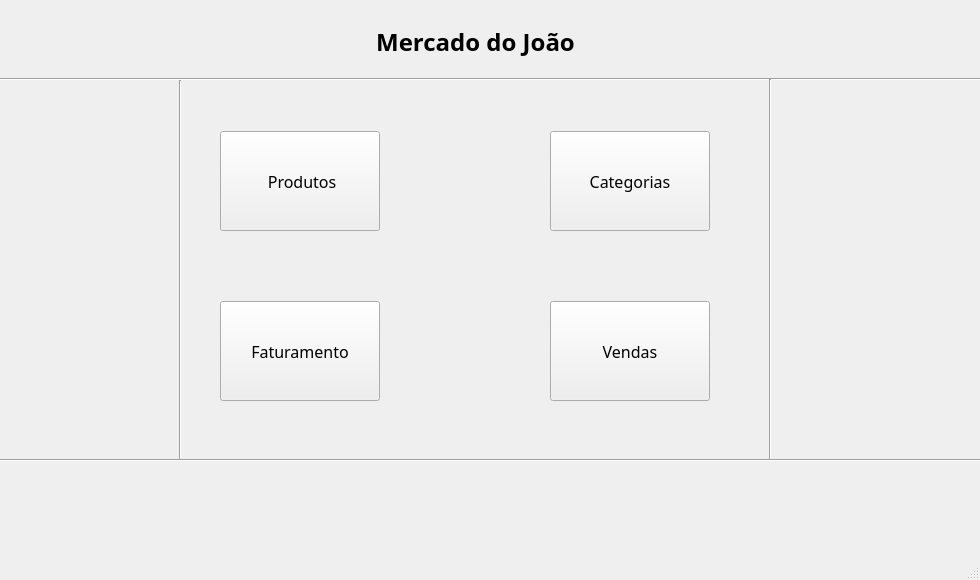
<?xml version="1.0" encoding="UTF-8"?>
<ui version="4.0">
 <class>MainWindow</class>
 <widget class="QMainWindow" name="MainWindow">
  <property name="geometry">
   <rect>
    <x>0</x>
    <y>0</y>
    <width>980</width>
    <height>580</height>
   </rect>
  </property>
  <property name="minimumSize">
   <size>
    <width>980</width>
    <height>580</height>
   </size>
  </property>
  <property name="maximumSize">
   <size>
    <width>980</width>
    <height>580</height>
   </size>
  </property>
  <property name="windowTitle">
   <string>MainWindow</string>
  </property>
  <widget class="QWidget" name="centralwidget">
   <widget class="QToolButton" name="btn_products_save">
    <property name="geometry">
     <rect>
      <x>550</x>
      <y>301</y>
      <width>160</width>
      <height>100</height>
     </rect>
    </property>
    <property name="font">
     <font>
      <family>Droid Sans</family>
      <pointsize>12</pointsize>
     </font>
    </property>
    <property name="cursor">
     <cursorShape>PointingHandCursor</cursorShape>
    </property>
    <property name="toolTip">
     <string>Salvar</string>
    </property>
    <property name="accessibleName">
     <string>btn_products_save</string>
    </property>
    <property name="text">
     <string extracomment="Salvar">Vendas</string>
    </property>
    <property name="icon">
     <iconset resource="../resources_rc.qrc">
      <normaloff>:/sales_icon.png</normaloff>:/sales_icon.png</iconset>
    </property>
    <property name="iconSize">
     <size>
      <width>64</width>
      <height>64</height>
     </size>
    </property>
    <property name="shortcut">
     <string>Ctrl+V</string>
    </property>
    <property name="toolButtonStyle">
     <enum>Qt::ToolButtonTextUnderIcon</enum>
    </property>
   </widget>
   <widget class="QToolButton" name="btn_products_delete">
    <property name="geometry">
     <rect>
      <x>220</x>
      <y>131</y>
      <width>160</width>
      <height>100</height>
     </rect>
    </property>
    <property name="font">
     <font>
      <family>Droid Sans</family>
      <pointsize>12</pointsize>
      <weight>50</weight>
      <bold>false</bold>
      <strikeout>false</strikeout>
      <stylestrategy>PreferDefault</stylestrategy>
      <kerning>true</kerning>
     </font>
    </property>
    <property name="cursor">
     <cursorShape>PointingHandCursor</cursorShape>
    </property>
    <property name="toolTip">
     <string>Deletar</string>
    </property>
    <property name="accessibleName">
     <string>btn_products_delete</string>
    </property>
    <property name="layoutDirection">
     <enum>Qt::LeftToRight</enum>
    </property>
    <property name="autoFillBackground">
     <bool>false</bool>
    </property>
    <property name="text">
     <string extracomment="Deletar"> Produtos</string>
    </property>
    <property name="icon">
     <iconset resource="../resources_rc.qrc">
      <normaloff>:/products_icon.png</normaloff>:/products_icon.png</iconset>
    </property>
    <property name="iconSize">
     <size>
      <width>64</width>
      <height>64</height>
     </size>
    </property>
    <property name="shortcut">
     <string/>
    </property>
    <property name="checkable">
     <bool>false</bool>
    </property>
    <property name="toolButtonStyle">
     <enum>Qt::ToolButtonTextUnderIcon</enum>
    </property>
   </widget>
   <widget class="Line" name="hline1">
    <property name="geometry">
     <rect>
      <x>0</x>
      <y>450</y>
      <width>991</width>
      <height>20</height>
     </rect>
    </property>
    <property name="accessibleName">
     <string>hline1</string>
    </property>
    <property name="orientation">
     <enum>Qt::Horizontal</enum>
    </property>
   </widget>
   <widget class="QSplitter" name="splitter">
    <property name="geometry">
     <rect>
      <x>10</x>
      <y>1</y>
      <width>0</width>
      <height>0</height>
     </rect>
    </property>
    <property name="orientation">
     <enum>Qt::Vertical</enum>
    </property>
   </widget>
   <widget class="QToolButton" name="btn_products_back">
    <property name="geometry">
     <rect>
      <x>550</x>
      <y>131</y>
      <width>160</width>
      <height>100</height>
     </rect>
    </property>
    <property name="font">
     <font>
      <family>Droid Sans</family>
      <pointsize>12</pointsize>
     </font>
    </property>
    <property name="cursor">
     <cursorShape>PointingHandCursor</cursorShape>
    </property>
    <property name="toolTip">
     <string extracomment="Voltar">Voltar</string>
    </property>
    <property name="accessibleName">
     <string>btn_products_back</string>
    </property>
    <property name="text">
     <string extracomment="Voltar">Categorias</string>
    </property>
    <property name="icon">
     <iconset resource="../resources_rc.qrc">
      <normaloff>:/categories_icon.png</normaloff>:/categories_icon.png</iconset>
    </property>
    <property name="iconSize">
     <size>
      <width>64</width>
      <height>64</height>
     </size>
    </property>
    <property name="shortcut">
     <string>Ctrl+C</string>
    </property>
    <property name="toolButtonStyle">
     <enum>Qt::ToolButtonTextUnderIcon</enum>
    </property>
    <property name="arrowType">
     <enum>Qt::NoArrow</enum>
    </property>
   </widget>
   <widget class="QWidget" name="layoutWidget">
    <property name="geometry">
     <rect>
      <x>10</x>
      <y>1</y>
      <width>2</width>
      <height>2</height>
     </rect>
    </property>
    <layout class="QVBoxLayout" name="verticalLayout_2"/>
   </widget>
   <widget class="QToolButton" name="btn_products_new">
    <property name="geometry">
     <rect>
      <x>220</x>
      <y>301</y>
      <width>160</width>
      <height>100</height>
     </rect>
    </property>
    <property name="font">
     <font>
      <family>Droid Sans</family>
      <pointsize>12</pointsize>
      <weight>50</weight>
      <bold>false</bold>
      <strikeout>false</strikeout>
      <stylestrategy>PreferDefault</stylestrategy>
      <kerning>true</kerning>
     </font>
    </property>
    <property name="cursor">
     <cursorShape>PointingHandCursor</cursorShape>
    </property>
    <property name="toolTip">
     <string>Novo</string>
    </property>
    <property name="accessibleName">
     <string>btn_products_new</string>
    </property>
    <property name="layoutDirection">
     <enum>Qt::LeftToRight</enum>
    </property>
    <property name="autoFillBackground">
     <bool>false</bool>
    </property>
    <property name="text">
     <string extracomment="Novo">Faturamento</string>
    </property>
    <property name="icon">
     <iconset resource="../resources_rc.qrc">
      <normaloff>:/revenues_icon.png</normaloff>:/revenues_icon.png</iconset>
    </property>
    <property name="iconSize">
     <size>
      <width>64</width>
      <height>64</height>
     </size>
    </property>
    <property name="shortcut">
     <string>Ctrl+F</string>
    </property>
    <property name="checkable">
     <bool>false</bool>
    </property>
    <property name="toolButtonStyle">
     <enum>Qt::ToolButtonTextUnderIcon</enum>
    </property>
   </widget>
   <widget class="QLabel" name="lbl_products">
    <property name="geometry">
     <rect>
      <x>330</x>
      <y>21</y>
      <width>291</width>
      <height>41</height>
     </rect>
    </property>
    <property name="font">
     <font>
      <family>Droid Sans</family>
      <pointsize>18</pointsize>
      <weight>75</weight>
      <bold>true</bold>
     </font>
    </property>
    <property name="toolTip">
     <string>Lista de Produtos</string>
    </property>
    <property name="accessibleName">
     <string>lbl_products</string>
    </property>
    <property name="layoutDirection">
     <enum>Qt::LeftToRight</enum>
    </property>
    <property name="text">
     <string>Mercado do João</string>
    </property>
    <property name="alignment">
     <set>Qt::AlignCenter</set>
    </property>
    <property name="wordWrap">
     <bool>true</bool>
    </property>
    <property name="textInteractionFlags">
     <set>Qt::NoTextInteraction</set>
    </property>
   </widget>
   <widget class="QSplitter" name="splitter_2">
    <property name="geometry">
     <rect>
      <x>10</x>
      <y>1</y>
      <width>0</width>
      <height>0</height>
     </rect>
    </property>
    <property name="orientation">
     <enum>Qt::Horizontal</enum>
    </property>
   </widget>
   <widget class="Line" name="hline1_2">
    <property name="geometry">
     <rect>
      <x>0</x>
      <y>69</y>
      <width>991</width>
      <height>20</height>
     </rect>
    </property>
    <property name="accessibleName">
     <string>hline1</string>
    </property>
    <property name="orientation">
     <enum>Qt::Horizontal</enum>
    </property>
   </widget>
   <widget class="Line" name="vline1">
    <property name="geometry">
     <rect>
      <x>760</x>
      <y>79</y>
      <width>20</width>
      <height>381</height>
     </rect>
    </property>
    <property name="accessibleName">
     <string>vline1</string>
    </property>
    <property name="orientation">
     <enum>Qt::Vertical</enum>
    </property>
   </widget>
   <widget class="Line" name="vline1_3">
    <property name="geometry">
     <rect>
      <x>170</x>
      <y>80</y>
      <width>20</width>
      <height>380</height>
     </rect>
    </property>
    <property name="accessibleName">
     <string>vline1</string>
    </property>
    <property name="orientation">
     <enum>Qt::Vertical</enum>
    </property>
   </widget>
  </widget>
  <widget class="QStatusBar" name="statusbar"/>
 </widget>
 <resources>
  <include location="../resources_rc.qrc"/>
 </resources>
 <connections/>
</ui>
